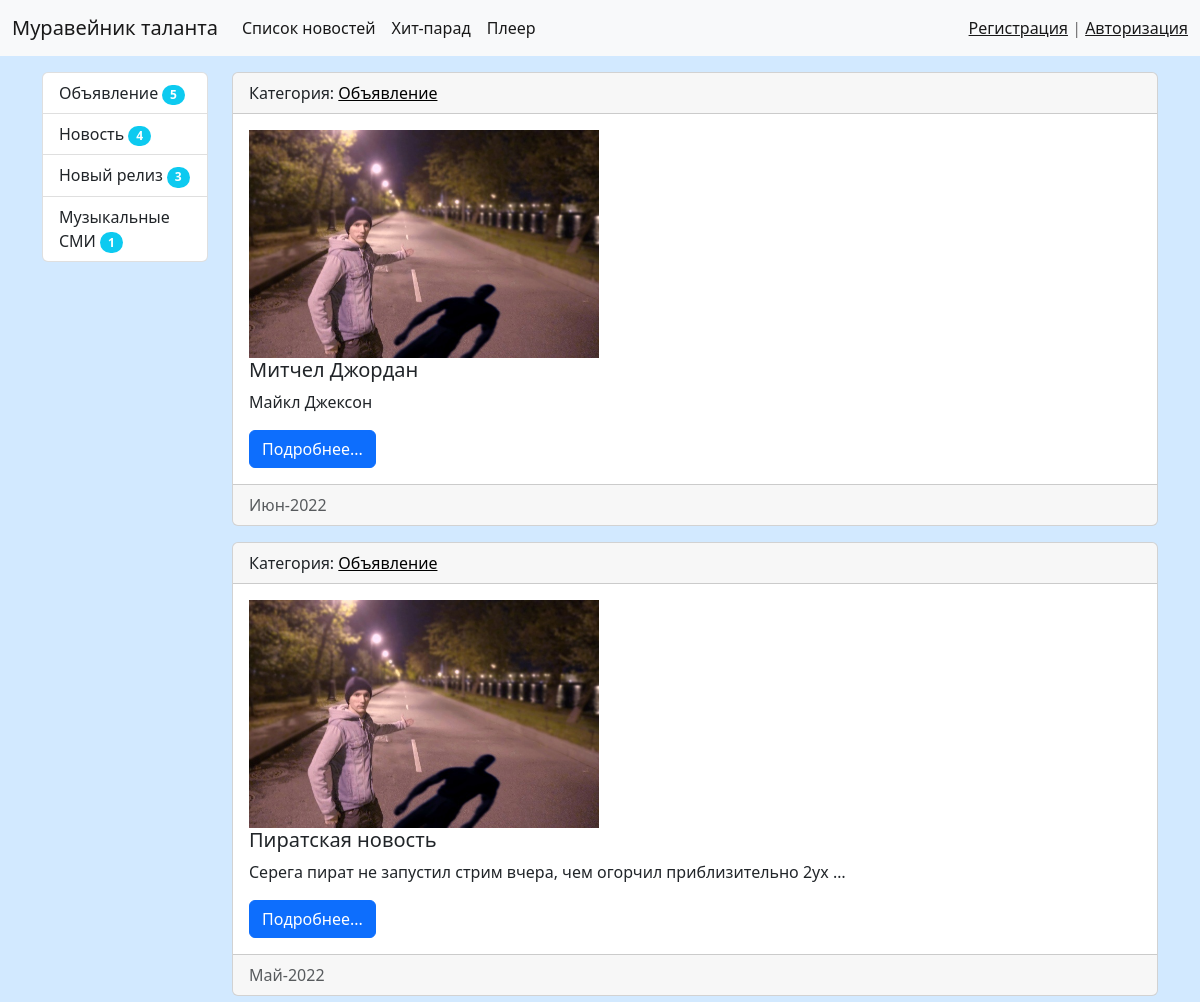
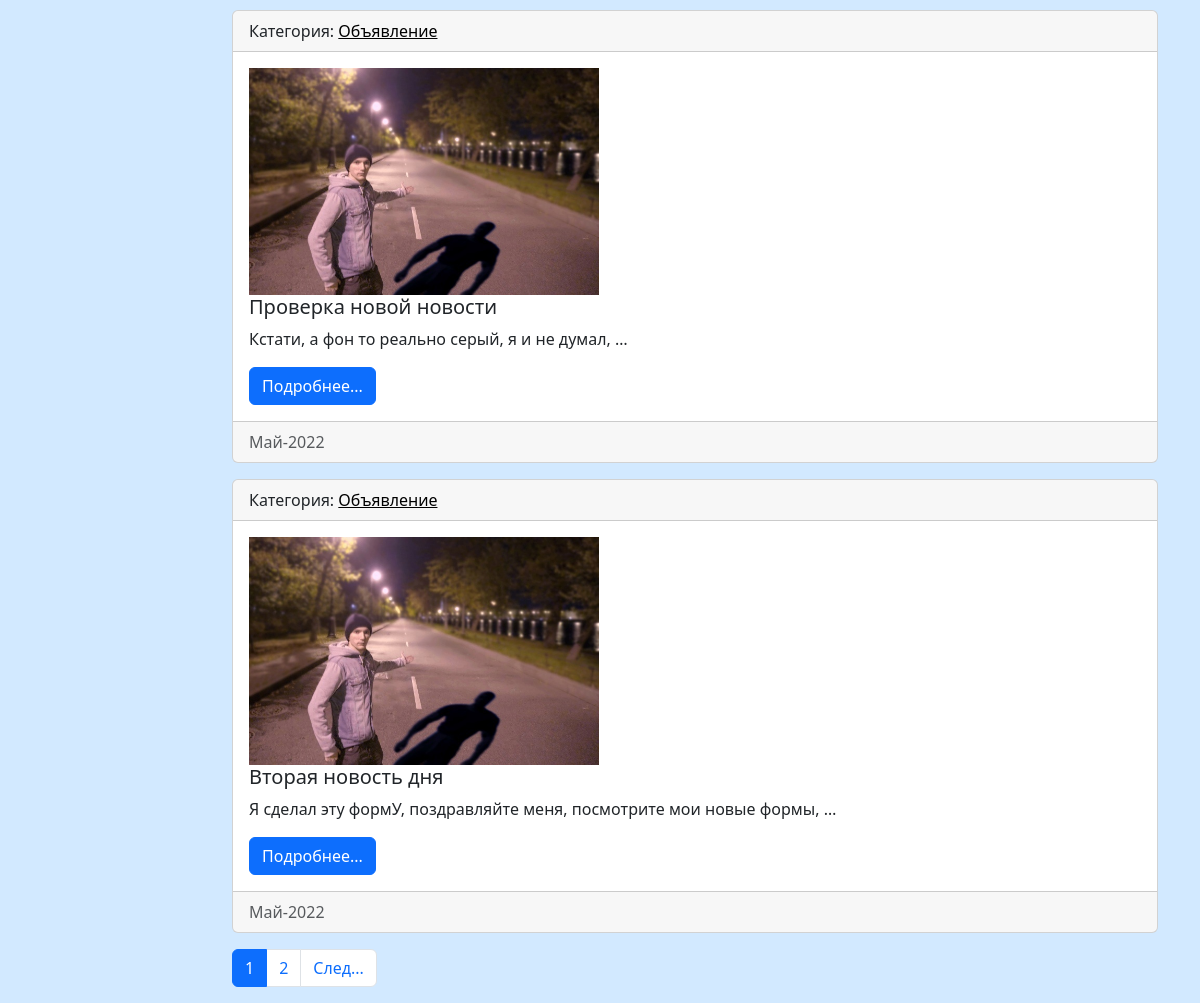
Page /category/1/ on the committed database (2 pictures, top to bottom).
### news/models.py (models this page shows, shortened)
class Category(models.Model):
    title = models.CharField(max_length=100, db_index=True, verbose_name='Наименование категории')
    def __str__(self):
        return self.title
    def get_absolute_url(self):
        return reverse('category', kwargs={"category_id": self.pk})
    class Meta:
        verbose_name = 'Категория'
        verbose_name_plural = 'Категории'
        ordering = ['pk',]

class News(models.Model):
    title = models.CharField(max_length=100, verbose_name='Наименование')
    content = models.TextField(blank=True, verbose_name='Контент')
    created_at = models.DateTimeField(auto_now_add=True, verbose_name='Дата публикации')
    updated_at = models.DateTimeField(auto_now=True, verbose_name='Обновлено')
    photo = models.ImageField(upload_to='photos/%Y/%m/%d/', verbose_name='Фото', blank=True)
    is_published = models.BooleanField(default=True, verbose_name='Опубликовано')
    category = models.ForeignKey('Category', on_delete=models.PROTECT, verbose_name='Категория')
    def get_absolute_url(self):
        return reverse('view_news', kwargs={"pk": self.pk})
    class Meta:
        verbose_name = 'Новость'
        verbose_name_plural = 'Новости'
        ordering = ['-created_at',]

### news/views.py (the view)
# urls.py: path('category/<int:category_id>/', NewsByCategory.as_view(), name='category'),
class NewsByCategory(ListView):
    model = News
    template_name = 'news/home_news_list.html'
    context_object_name = 'news'
    allow_empty = False
    paginate_by = 4
    def get_context_data(self, *, object_list=None, **kwargs):
        context = super().get_context_data(**kwargs)
        context['title'] = Category.objects.get(pk=self.kwargs['category_id'])
        return context
    def get_queryset(self):
        return News.objects.filter(category_id = self.kwargs['category_id'], is_published=True).select_related('category')

### news/templatetags/news_tags.py (called while the page is built)
@register.inclusion_tag('news/list_categories.html')
def show_categories():
    categories = Category.objects.annotate(cnt=Count('news', filter=F('news__is_published'))).filter(cnt__gt=0)
    return {"categories": categories}

### news/templates/news/home_news_list.html (shortened to what this page needs)
{% extends 'base.html' %}
{% block sidebar %}
{% include 'inc/_sidebar.html'  %}
{% endblock %}
{% block content %}
{% for item in news %}
<div class="card mb-3">
    <div class="card-header">
        Категория: <a href="{{ item.category.get_absolute_url }}" >{{ item.category.title }} </a>
    </div>
    <div class="card-body">
        <div class="media">
            {% if item.photo %}
            <img src="{{ item.photo.url }}" alt="" width="350" class="mr-3">
            {% else %}
            <img src="/media/свинья.jpg" width="350" alt="">
            {% endif %}
            <div class="media-body">
                <h5 class="card-title">{{ item.title }}</h5>
                <p class="card-text"> {{ item.content| truncatewords:10 }}</p>
                <a href="{{ item.get_absolute_url }}" class="btn btn-primary">Подробнее...</a>
            </div>
        </div>
    </div>
    <div class="card-footer text-muted">
        {{ item.created_at|date:"M-Y" }}
    </div>
</div>
{% endfor %}
{% endblock %}

### news/templates/news/list_categories.html
<div class="list-group">
    {% for item in categories %}
    <a href="{{ item.get_absolute_url }}" class="list-group-item list-group-item-action">{{ item.title }}
        <span class="badge bg-info rounded-pill">{{item.cnt}}</span>
    </a>
    {% endfor %}
</div>

### myproject/static/css/style.css (style rules this page uses)
body { background-color: rgb(210, 233, 255); }
a { color:rgb(0, 0, 0); }

### rows in the picture
Category: title "Объявление", cnt "5"
Category: title "Новость", cnt "4"
Category: title "Новый релиз", cnt "3"
Category: title "Музыкальные СМИ", cnt "1"
News: category "Объявление", title "Митчел Джордан", content "Майкл Джексон", created_at "Июн-2022"
News: category "Объявление", title "Пиратская новость", content "Серега пират не запустил стрим вчера, чем огорчил приблизительно 2ух …", created_at "Май-2022"
News: category "Объявление", title "Проверка новой новости", content "Кстати, а фон то реально серый, я и не думал, …", created_at "Май-2022"
News: category "Объявление", title "Вторая новость дня", content "Я сделал эту формУ, поздравляйте меня, посмотрите мои новые формы, …", created_at "Май-2022"

### other values in the picture
{{ p }} "1"
{{ p }} "2"
